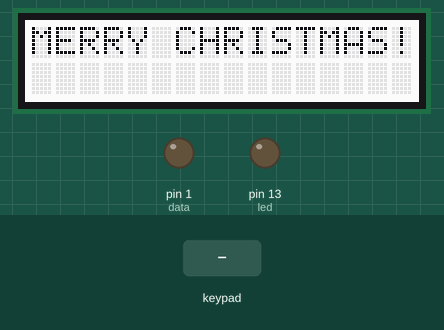
This sketch was run on a simulated Arduino Uno, built with avr-gcc and run on an emulated ATmega328P. On the bench: 16×2 character LCD, output pins drawn as LEDs (lit = HIGH). The test bench sets the inputs (shaded band).

Above: at 1.2 s.
1.3 s: key 'L' pressed
At 2.1 s:
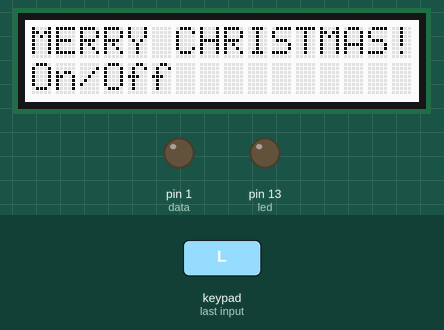
3.3 s: key 'U' pressed
At 4.3 s:
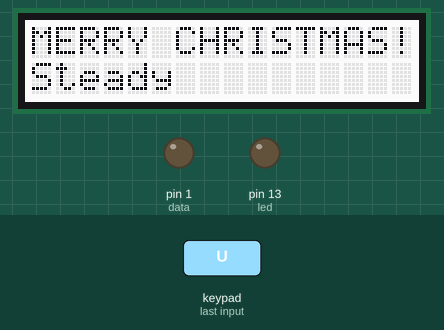
4.9 s: key 'S' pressed
At 5.8 s:
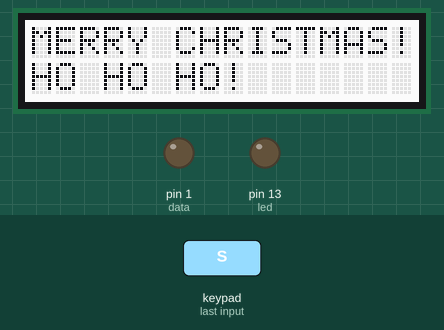
6.9 s: key 'U' pressed
At 8.2 s:
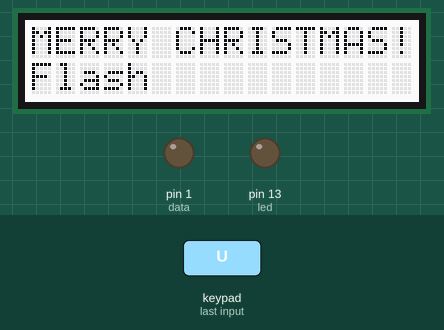
8.5 s: key 'U' pressed
At 8.6 s:
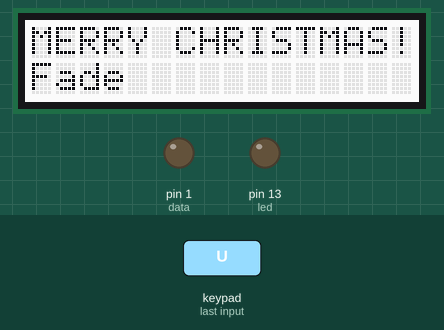
10.1 s: key 'D' pressed
At 10.23 s:
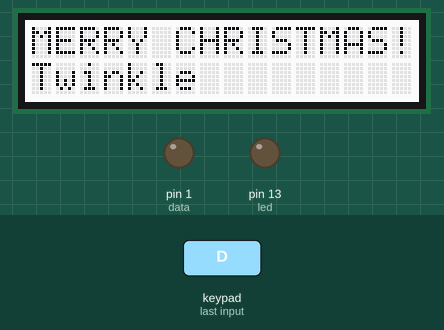
Timing chart, 0 to 12.7 s (numbered marks = the images above; inputs shaded):
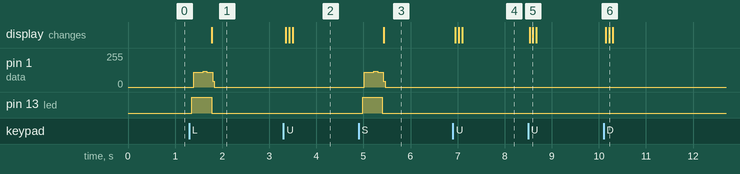

Measured:
- after the input at 1.3 s, pin 1 (data): 0/255 → 109/255 after 0.10 s, → 117/255 0.20 s later, → 111/255 0.08 s later, → 0/255 0.12 s later; pin 13 (led): LOW → HIGH after 0.05 s, → LOW 0.42 s later; the display: changes after 0.47 s (image 1)
- after the input at 3.3 s, the display: first changes after 0.05 s (image 2 shows a later state)
- after the input at 4.9 s, pin 1 (data): 0/255 → 109/255 after 0.12 s, → 117/255 0.20 s later, → 111/255 0.08 s later, → 0/255 0.12 s later; pin 13 (led): LOW → HIGH after 0.08 s, → LOW 0.42 s later; the display: changes after 0.53 s (image 3)
- after the input at 6.9 s, the display: first changes after 0.05 s (image 4 shows a later state)
- after the input at 8.5 s, the display: first changes at once (image 5 shows a later state)
- after the input at 10.1 s, the display: first changes after 0.05 s (image 6 shows a later state)

The sketch:

hc_tx10_scroll_list.ino
```cpp
//Tx Libs
#include <stdio.h>
#include <digitalWriteFast.h>
//Screen Drivers
#include <Wire.h>
#include <Adafruit_RGBLCDShield.h>
#include <utility/Adafruit_MCP23017.h>


//Initializes the Screen:
// The shield uses the I2C SCL and SDA pins. On classic Arduinos
// this is Analog 4 and 5 so you can't use those for analogRead() anymore
// However, you can connect other I2C sensors to the I2C bus and share
// the I2C bus.
Adafruit_RGBLCDShield lcd = Adafruit_RGBLCDShield();

//Sets up Data for driving Tx
int data = 1;
int led = 13;
bool DEBUG = false;

//Color Defines:
#define WHITE 0x7

String ROUTINES[9] = {"On/Off", "Fade", "Twinkle", "Flash", "Dual", "Chase", "Steady", "Combo", "Auto"};
int count_index = 0;

/* Sequences for Light Control
 *  On Off  Sequence = 100011101110111010001000100011101110100010001000111011101110100011
 *  Fade    Sequence = 100011101110111010001110111011101110100010001000111010001000100011
 *  Twinkle Sequence = 100011101110111011101000100010001110100010001000100011101110111011
 *  Flash   Sequence = 100011101110111011101000100011101110100010001000100011101110100011
 *  Dual    Sequence = 100011101110111011101000111010001110100010001000100011101000111011
 *  Chase   Sequence = 100011101110111011101000111011101110100010001000100011101000100011
 *  Steady  Sequence = 100011101110111011101110111010001110100010001000100010001000111011
 *  Combo   Sequence = 100011101110111011101110100011101110100010001000100010001110100011
 *  Auto    Sequence = 100011101110111011101110111010001110100010001000100010001000111011
 */

// the setup routine runs once when you press reset:
void setup() {
  // Setting up debug serial:
  if (DEBUG) {
    Serial.begin(9600);
  }
  // initialize the digital/LED pin as an output.
  pinMode(data, OUTPUT);
  pinMode(led, OUTPUT);
  // Configures dataline to be high
  digitalWriteFast(data, LOW);
  digitalWrite(led, LOW);

  // set up the LCD's number of columns and rows:
  lcd.begin(16, 2);
  lcd.setBacklight(WHITE);
  lcd.print("MERRY CHRISTMAS!");
//  int (*Function_Ptr)(9);
}


//training sequence needed before any signal
void training() {
  // training sequence = :
  digitalWrite(data, HIGH);
  delayMicroseconds(980);
  for(int c=0; c<16; c++){
    digitalWriteFast(data, LOW);
    delayMicroseconds(293);
    digitalWriteFast(data, HIGH);
    delayMicroseconds(293);
    }
  digitalWriteFast(data, LOW);
  // delayMicroseconds(3200);
}

int out_write(char write) {
  int write_var;
  if (DEBUG){
    Serial.print("Char to compare: ");
    Serial.println(write);
  }
  if (write == '0') {
    if (DEBUG){
      Serial.println("LOW");
    }
    write_var = LOW;
  }
  else if (write == '1') {
    if (DEBUG){
      Serial.println("HIGH");
    }
    write_var = HIGH;
  }
  else {
    if (DEBUG) {
      Serial.println("Bad Compare");
    }
    return -1;
  }
  digitalWriteFast(data, write_var);
  delayMicroseconds(75);
  }

// Pattern Generator - send array and writes pattern out to data
void send_pattern(char *pattern) {
  if (DEBUG) {
    Serial.print("Size of pattern: ");
    Serial.println(strlen(pattern));
    Serial.print("Pattern: ");
    Serial.println(pattern);
  }
  // Training sequence before pattern sending
  digitalWriteFast(led, HIGH);
  training();
  delayMicroseconds(3700);

  // Actual Pattern generation
  for (int index=0; index < strlen(pattern); index++){
    out_write(pattern[index]);
    }
  // Makes sure data always returns to LOW
  digitalWriteFast(data, LOW);
  digitalWriteFast(led, LOW);
  }
/* ******************************************************************* */

// Toggles lights on_off
void on_off_sequence() {
  //100011101110111010001000100011101110100010001000111011101110100011
  if (DEBUG) {
    Serial.println("Sending On Off");
  }
  char sequence[] = "100011101110111010001000100011101110100010001000111011101110100011";
  send_pattern(sequence);
}

// Sets lights to fade sequence
void fade_sequence() {
  //100011101110111010001110111011101110100010001000111010001000100011
  char sequence[] = "100011101110111010001110111011101110100010001000111010001000100011";
  send_pattern(sequence);
}

void twinkle_sequence() {
  //100011101110111011101000100010001110100010001000100011101110111011
  char sequence [] = "100011101110111011101000100010001110100010001000100011101110111011";
  send_pattern(sequence);
}

void flash_sequence() {
  char sequence [] = "100011101110111011101000100011101110100010001000100011101110100011";
  send_pattern(sequence);
}

void dual_color_sequence() {
  //100011101110111011101000100011101110100010001000100011101110100011
  char sequence [] = "100011101110111011101000111010001110100010001000100011101000111011";
  send_pattern(sequence);
}

void chasing_sequence() {
  //100011101110111011101000111011101110100010001000100011101000100011
  char sequence [] = "100011101110111011101000111011101110100010001000100011101000100011";
  send_pattern(sequence);
}

void steady_sequence() {
  //100011101110111011101110111010001110100010001000100010001000111011
  char sequence [] = "100011101110111011101110111010001110100010001000100010001000111011";
  send_pattern(sequence);
}

void combo_sequence() {
  //100011101110111011101110100011101110100010001000100010001110100011
  char sequence [] = "100011101110111011101110100011101110100010001000100010001110100011";
  send_pattern(sequence);
}

void auto_sequence() {
  //100011101110111011101110111010001110100010001000100010001000111011
  char sequence [] = "100011101110111011101110111010001110100010001000100010001000111011";
  send_pattern(sequence);
}

int up_list_num(int current_val) {
  // Moves up the scroll list
  if (DEBUG) {
    Serial.println(current_val);
  }
  if (current_val == 0) {
    if (DEBUG) {
        Serial.println(8);
    }
     return 8;
  }
  else {
    if (DEBUG) {
      Serial.println(--current_val);
    }
    return --current_val;
  }
}

int down_list_num(int current_val) {
  // Moves down the scroll list
  if (DEBUG) {
    Serial.println(current_val);
  }
  if (current_val == 8) {
      if (DEBUG) {
        Serial.println(0);
      }
    return 0;
  }
  else {
    if (DEBUG) {
      Serial.println(++current_val);
    }
    return ++current_val;
  }
}

// the loop routine runs over and over again forever:
void loop() {
  void (*Function_Ptr[9])() = {on_off_sequence, fade_sequence, twinkle_sequence, flash_sequence, dual_color_sequence, chasing_sequence, steady_sequence, combo_sequence, auto_sequence};

  uint8_t buttons = lcd.readButtons();

  if (buttons) {
      lcd.clear();
      lcd.setCursor(0,0);
      lcd.print("MERRY CHRISTMAS!");
    //Sends on/off 100 times
    if (buttons & BUTTON_LEFT){
      lcd.setCursor(0,1);
      lcd.print("On/Off");
      for (int counter=0;counter<20;counter++) {
        on_off_sequence();
      }
    }
    if (buttons & BUTTON_RIGHT) {
      lcd.setCursor(0,1);
      lcd.print("Auto");
      for (int counter=0;counter<20;counter++) {
        auto_sequence();
      }
    }
    //Scroll up through the list
    if (buttons & BUTTON_UP) {
      count_index = up_list_num(count_index);
      lcd.setCursor(0,1);
      lcd.print(ROUTINES[count_index]);
    }

    //Scroll down through the list
    if (buttons & BUTTON_DOWN) {
      count_index = down_list_num(count_index);
      lcd.setCursor(0,1);
      lcd.print(ROUTINES[count_index]);
    }

    if (buttons & BUTTON_SELECT) {
      if (DEBUG) {
        Serial.println("sending: " + ROUTINES[count_index]);
      }
      lcd.setCursor(0,1);
      lcd.print("Sending " + ROUTINES[count_index]);
      for (int counter=0;counter<20;counter++) {
        Function_Ptr[count_index]();
      }
      lcd.clear();
      lcd.setCursor(0,0);
      lcd.print("MERRY CHRISTMAS!");
      lcd.setCursor(0,1);
      lcd.print("HO HO HO!");
    }
  }
  //Adding button repetion
  delay(50);
}
```
